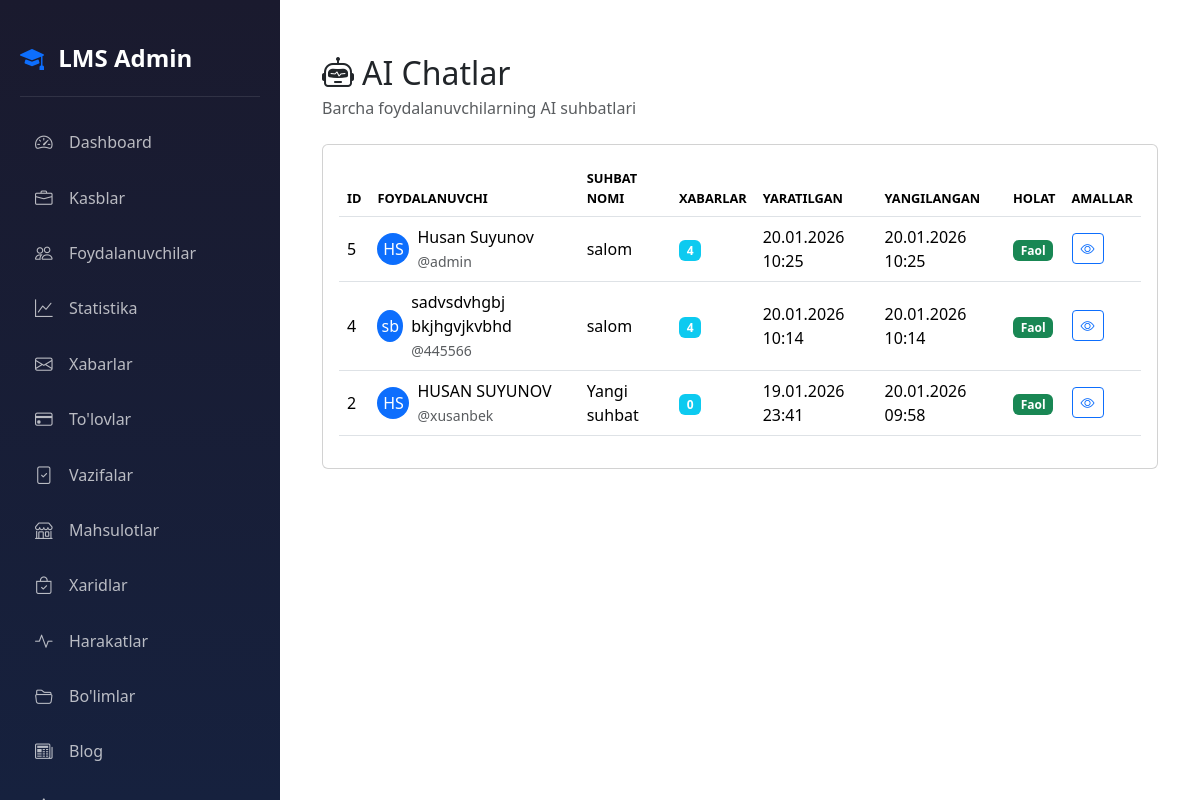
The app's page /ai/admin/chats/ (signed in), older data.
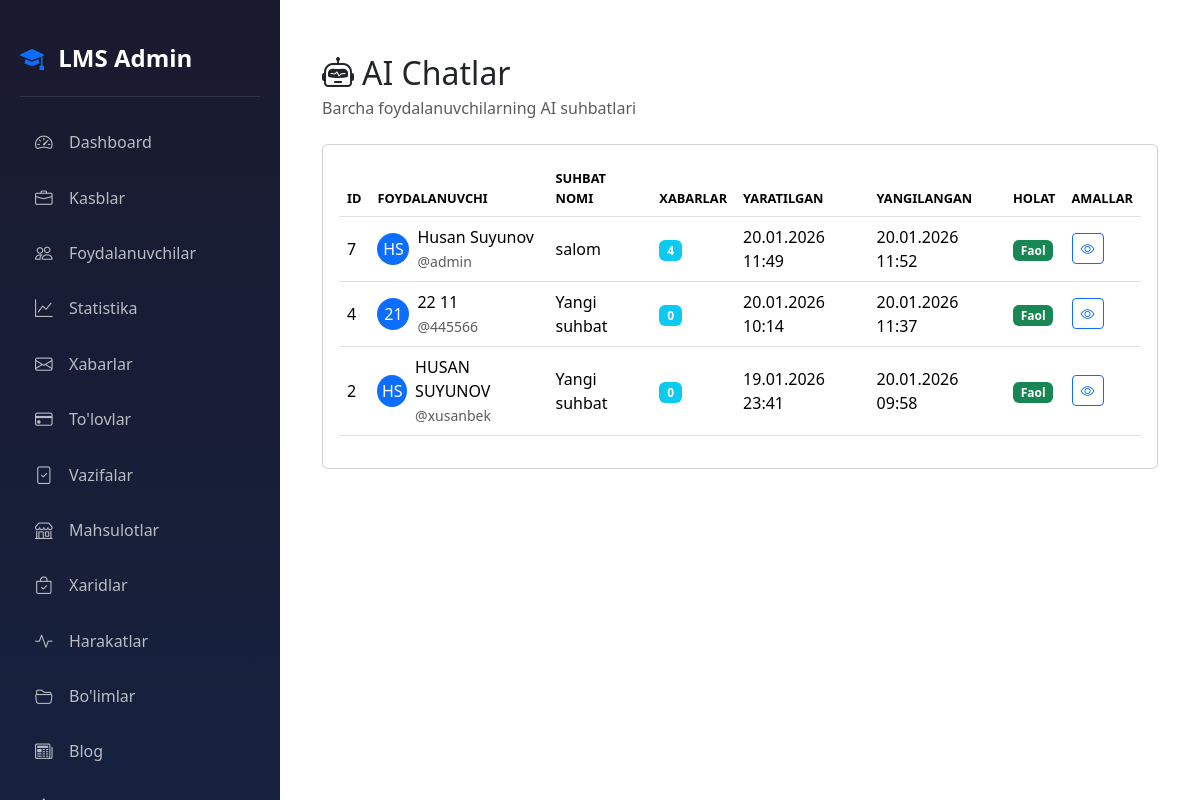
The same page, newer data.
### ai_yordamchi/models.py (models this page shows, shortened)
class ChatSession(models.Model):
    user = models.ForeignKey(settings.AUTH_USER_MODEL, on_delete=models.CASCADE, related_name='chat_sessions')
    title = models.CharField(max_length=200, default="Yangi suhbat")
    created_at = models.DateTimeField(auto_now_add=True)
    updated_at = models.DateTimeField(auto_now=True)
    is_active = models.BooleanField(default=True)
    class Meta:
        ordering = ['-updated_at']
        verbose_name = "Suhbat"
        verbose_name_plural = "Suhbatlar"

### accounts/models.py (models this page shows, shortened)
class CustomUser(AbstractUser):
    ROLE_CHOICES = (
        ('admin', 'Admin'),
        ('teacher', 'O\'qituvchi'),
        ('student', 'O\'quvchi'),
    )
    first_name = models.CharField(max_length=100, verbose_name="Ism")
    last_name = models.CharField(max_length=100, verbose_name="Familiya")
    phone = models.CharField(max_length=20, unique=True, verbose_name="Telefon raqam")
    role = models.CharField(max_length=20, choices=ROLE_CHOICES, default='student', verbose_name="Rol")
    photo = models.ImageField(upload_to='profiles/', blank=True, null=True, verbose_name="Profil rasmi")
    profession = models.ForeignKey(Profession, on_delete=models.SET_NULL, null=True, blank=True, related_name='students', verbose_name="Yo'nalish")
    is_blocked = models.BooleanField(default=False, verbose_name="Bloklangan")
    last_activity = models.DateTimeField(null=True, blank=True, verbose_name="Oxirgi faollik")
    bio = models.TextField(blank=True, null=True, verbose_name="O'zi haqida")
    coins = models.IntegerField(default=0, verbose_name="Coinlar")
    total_online_time = models.IntegerField(default=0, verbose_name="Jami online vaqt (daqiqa)")
    address = models.CharField(max_length=300, blank=True, null=True, verbose_name="Yashash manzili")
    birth_date = models.DateField(null=True, blank=True, verbose_name="Tug'ilgan kuni")
    id_card = models.FileField(upload_to='documents/id_cards/', blank=True, null=True, verbose_name="ID karta/Pasport")
    birth_certificate = models.FileField(upload_to='documents/birth_certificates/', blank=True, null=True, verbose_name="Tug'ilganlik haqida guvohnoma")
    @property
    def is_admin(self):
        return self.role == 'admin'
    @property
    def full_name(self):
        return f"{self.first_name} {self.last_name}"
    class Meta:
        verbose_name = "Foydalanuvchi"
        verbose_name_plural = "Foydalanuvchilar"

### ai_yordamchi/views.py (the view)
    def wrapper(request, *args, **kwargs):
        if not request.user.is_authenticated or not request.user.is_admin:
            messages.error(request, "Bu sahifaga faqat adminlar kira oladi.")
            return redirect('home')
        return view_func(request, *args, **kwargs)

### accounts/management/commands/check_birthdays.py (called while the page is built, shortened)
    def handle(self, *args, **kwargs):
        today = timezone.now().date()
        users = CustomUser.objects.filter(birth_date__day=today.day, birth_date__month=today.month)
        if not users.exists():
            self.stdout.write(self.style.SUCCESS('No birthdays today.'))
            return

### ai_yordamchi/views.py (called while the page is built)
def admin_required(view_func):
    def wrapper(request, *args, **kwargs):
        if not request.user.is_authenticated or not request.user.is_admin:
            messages.error(request, "Bu sahifaga faqat adminlar kira oladi.")
            return redirect('home')
        return view_func(request, *args, **kwargs)
    return wrapper

@login_required
@admin_required
def admin_chats(request):
    sessions = ChatSession.objects.select_related('user').all()
    user_id = request.GET.get('user')
    if user_id:
        sessions = sessions.filter(user_id=user_id)
    paginator = Paginator(sessions, 20)
    page = request.GET.get('page')
    sessions = paginator.get_page(page)
    return render(request, 'ai_yordamchi/admin/chats.html', {
        'sessions': sessions,
    })

### ai_yordamchi/templates/ai_yordamchi/admin/chats.html (shortened to what this page needs)
{% extends 'accounts/admin/base_admin.html' %}
{% block admin_content %}
<div class="container-fluid py-4">
    <div class="d-flex justify-content-between align-items-center mb-4">
        <div>
            <h2 class="mb-1">
                <i class="bi bi-robot me-2"></i>AI Chatlar
            </h2>
            <p class="text-muted mb-0">Barcha foydalanuvchilarning AI suhbatlari</p>
        </div>
    </div>
    <div class="card">
        <div class="card-body">
            <div class="table-responsive">
                <table class="table table-hover">
                    <thead>
                        <tr>
                            <th>ID</th>
                            <th>Foydalanuvchi</th>
                            <th>Suhbat nomi</th>
                            <th>Xabarlar</th>
                            <th>Yaratilgan</th>
                            <th>Yangilangan</th>
                            <th>Holat</th>
                            <th>Amallar</th>
                        </tr>
                    </thead>
                    <tbody>
                        {% for session in sessions %}
                        <tr>
                            <td>{{ session.pk }}</td>
                            <td>
                                <div class="d-flex align-items-center gap-2">
                                    <div class="avatar-sm rounded-circle bg-primary text-white d-flex align-items-center justify-content-center" style="width: 32px; height: 32px;">
                                        {{ session.user.first_name.0 }}{{ session.user.last_name.0 }}
                                    </div>
                                    <div>
                                        <div class="fw-medium">{{ session.user.full_name }}</div>
                                        <small class="text-muted">@{{ session.user.username }}</small>
                                    </div>
                                </div>
                            </td>
                            <td>{{ session.title|truncatechars:40 }}</td>
                            <td>
                                <span class="badge bg-info">{{ session.messages.count }}</span>
                            </td>
                            <td>{{ session.created_at|date:"d.m.Y H:i" }}</td>
                            <td>{{ session.updated_at|date:"d.m.Y H:i" }}</td>
                            <td>
                                {% if session.is_active %}
                                <span class="badge bg-success">Faol</span>
                                {% else %}
                                <span class="badge bg-secondary">Nofaol</span>
                                {% endif %}
                            </td>
                            <td>
                                <a href="{% url 'ai_yordamchi:admin_chat_detail' pk=session.pk %}" class="btn btn-sm btn-outline-primary">
                                    <i class="bi bi-eye"></i>
                                </a>
                            </td>
                        </tr>
                        {% endfor %}
                    </tbody>
                </table>
            </div>
        </div>
    </div>
</div>
{% endblock %}

### accounts/templates/accounts/admin/base_admin.html (shortened to what this page needs)
<!DOCTYPE html>
<html lang="uz" data-bs-theme="light">
<head>
    {% load static %}
    <link rel="stylesheet" href="{% static 'css/base_admin.css' %}">
    <link rel="stylesheet" href="{% static 'effects/weather_effect.css' %}">
    <link href="https://cdn.jsdelivr.net/npm/bootstrap@5.3.2/dist/css/bootstrap.min.css" rel="stylesheet">
    <link href="https://cdn.jsdelivr.net/npm/bootstrap-icons@1.11.1/font/bootstrap-icons.css" rel="stylesheet">
</head>
<body>
    <div id="weather_effect"></div>
    <div class="sidebar">
        <div class="sidebar-brand" style="text-decoration: none;">
            <a href="{% url 'home' %}" class="nav-link"> <i class="bi bi-mortarboard-fill me-2 "></i>
                <span>LMS Admin</span></a>
        </div>
        <nav class="sidebar-nav">
            <a href="{% url 'admin_dashboard' %}"
                class="nav-link {% if request.resolver_match.url_name == 'admin_dashboard' %}active{% endif %}">
                <i class="bi bi-speedometer2"></i>
                <span>Dashboard</span>
            </a>
            <a href="{% url 'admin_professions' %}"
                class="nav-link {% if 'profession' in request.resolver_match.url_name %}active{% endif %}">
                <i class="bi bi-briefcase"></i>
                <span>Kasblar</span>
            </a>
            <a href="{% url 'admin_users' %}"
                class="nav-link {% if 'user' in request.resolver_match.url_name %}active{% endif %}">
                <i class="bi bi-people"></i>
                <span>Foydalanuvchilar</span>
            </a>
            <a href="{% url 'admin_statistics' %}"
                class="nav-link {% if request.resolver_match.url_name == 'admin_statistics' %}active{% endif %}">
                <i class="bi bi-graph-up"></i>
                <span>Statistika</span>
            </a>
            <a href="{% url 'admin_messages' %}"
                class="nav-link {% if 'message' in request.resolver_match.url_name %}active{% endif %}">
                <i class="bi bi-envelope"></i>
                <span>Xabarlar</span>
            </a>
            <a href="{% url 'admin_payments' %}"
                class="nav-link {% if 'payment' in request.resolver_match.url_name %}active{% endif %}">
                <i class="bi bi-credit-card"></i>
                <span>To'lovlar</span>
            </a>
            <a href="{% url 'homework_submissions' %}"
                class="nav-link {% if request.resolver_match.url_name == 'homework_submissions' %}active{% endif %}">
                <i class="bi bi-file-check"></i>
                <span>Vazifalar</span>
            </a>
            <a href="{% url 'coin:admin_products' %}"
                class="nav-link {% if 'product' in request.resolver_match.url_name %}active{% endif %}">
                <i class="bi bi-shop"></i>
                <span>Mahsulotlar</span>
            </a>
            <a href="{% url 'coin:admin_purchases' %}"
                class="nav-link {% if 'purchase' in request.resolver_match.url_name %}active{% endif %}">
                <i class="bi bi-bag-check"></i>
                <span>Xaridlar</span>
            </a>
            <a href="{% url 'coin:admin_activities' %}"
                class="nav-link {% if 'activities' in request.resolver_match.url_name %}active{% endif %}">
                <i class="bi bi-activity"></i>
                <span>Harakatlar</span>
            </a>
            <a href="{% url 'admin_sections' %}"
                class="nav-link {% if 'section' in request.resolver_match.url_name %}active{% endif %}">
                <i class="bi bi-folder2-open"></i>
                <span>Bo'limlar</span>
            </a>
            <a href="{% url 'blog:admin_posts' %}" class="nav-link {% if 'blog' in request.path %}active{% endif %}">
                <i class="bi bi-newspaper"></i>
                <span>Blog</span>
            </a>
            <a href="{% url 'ai_yordamchi:admin_chats' %}" class="nav-link {% if 'ai_yordamchi' in request.path %}active{% endif %}">
                <i class="bi bi-robot"></i>
                <span>AI Chatlar</span>
            </a>
        </nav>
    </div>
    <div class="main-content">
        {% block admin_content %}{% endblock %}
    </div>
</body>
</html>

### static/css/base_admin.css (style rules this page uses)
:root { --primary-blue: #0d6efd; --dark-blue: #0a58ca; --primary-black: #212529; }
[data-bs-theme="light"] { --bg-color: #f0f2f5; --card-bg: #ffffff; --text-color: #212529; --border-color: #dee2e6; --sidebar-bg: #1a1a2e; --sidebar-text: #ffffff; }
body { background-color: var(--bg-color); color: var(--text-color); min-height: 100vh; transition: all 0.3s ease; }
.sidebar { position: fixed; top: 0; left: 0; height: 100vh; width: 280px; background: linear-gradient(180deg, #1a1a2e 0%, #16213e 100%); padding: 20px; z-index: 1000; overflow-y: auto; }
.sidebar-brand { color: white; font-size: 1.5rem; font-weight: 700; padding: 20px 0; border-bottom: 1px solid rgba(255, 255, 255, 0.1); margin-bottom: 20px; }
.sidebar-brand i { color: var(--primary-blue); }
.sidebar-nav .nav-link { color: rgba(255, 255, 255, 0.7); padding: 12px 15px; border-radius: 10px; margin-bottom: 5px; transition: all 0.3s ease; display: flex; align-items: center; }
.sidebar-nav .nav-link i { width: 24px; margin-right: 10px; font-size: 1.1rem; }
.main-content { margin-left: 280px; padding: 30px; min-height: 100vh; }
.card { background-color: var(--card-bg); border: 1px solid var(--border-color); border-radius: 15px; }
.table { color: var(--text-color); }
.table th { border-color: var(--border-color); font-weight: 600; color: #6c757d; text-transform: uppercase; font-size: 0.8rem; }
.table td { border-color: var(--border-color); vertical-align: middle; }

### static/effects/weather_effect.css (style rules this page uses)
#weather_effect { position: fixed; inset: 0; pointer-events: none; z-index: 9999; overflow: hidden; }

Row changes from the older to the newer data that the page shows:
removed ChatSession: pk "5", user.first_name.0 "H", user.last_name.0 "S", user.full_name "Husan Suyunov", user.username "admin", title "salom", messages.count "4", created_at "20.01.2026 10:25", updated_at "20.01.2026 10:25", is_active "Faol"
added ChatSession: pk "7", user.first_name.0 "H", user.last_name.0 "S", user.full_name "Husan Suyunov", user.username "admin", title "salom", messages.count "4", created_at "20.01.2026 11:49", updated_at "20.01.2026 11:52", is_active "Faol"
changed ChatSession id 4: user.first_name.0 "s" → "2"; user.last_name.0 "b" → "1"; user.full_name "sadvsdvhgbj bkjhgvjkvbhd" → "22 11"; title "salom" → "Yangi suhbat"; messages.count "4" → "0"; updated_at "20.01.2026 10:14" → "20.01.2026 11:37"
